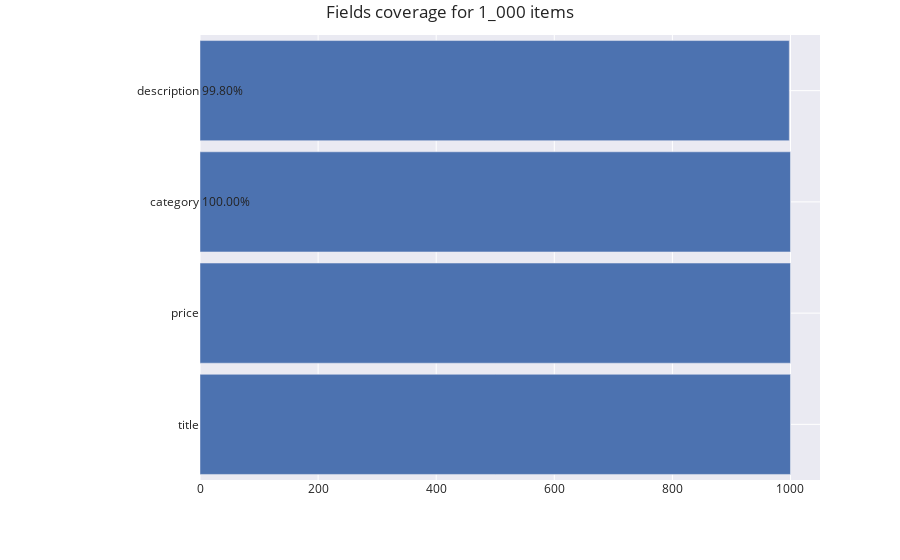
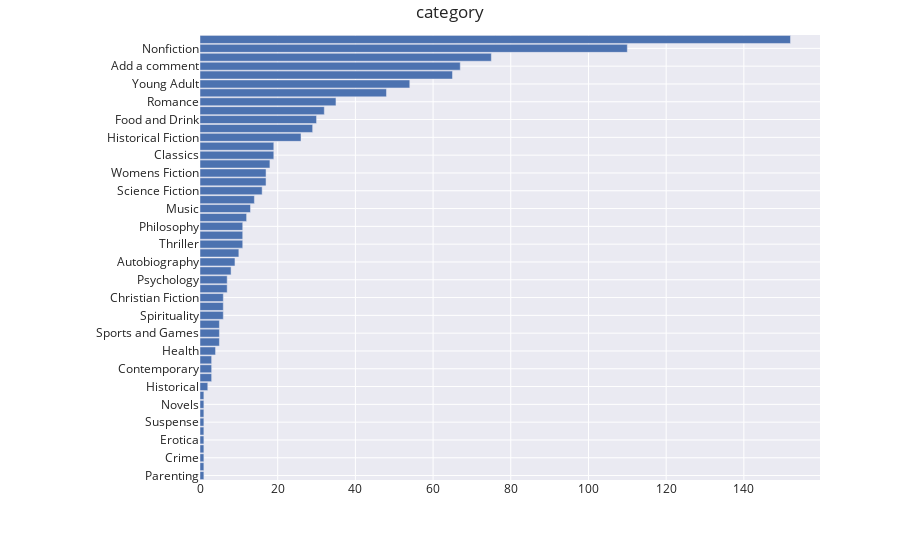

Notebook code for these charts, in order:
### Markdown cell above
We already got something! Let's execute the whole thing again to see how `category` tag works.

### Code cell
a.report_all()

### Figure 1 — Plotly figure (JSON) as saved in the notebook; plotly's stock layout.template omitted (floating-point values rounded to 4 significant figures)
{"data": [{"orientation": "h", "type": "bar", "uid": "8f01e228-1aaa-4215-8da5-b3ee68ac5a80", "x": [1000, 1000, 1000, 998], "y": ["title", "price", "category", "description"]}], "layout": {"annotations": [{"showarrow": false, "text": "99.80%", "x": 0, "xref": "paper", "y": "description", "yref": "y"}, {"showarrow": false, "text": "100.00%", "x": 0, "xref": "paper", "y": "category", "yref": "y"}], "autosize": true, "bargap": 0.1, "hovermode": "y", "margin": {"l": 200, "t": 35}, "title": {"text": "Fields coverage for 1_000 items"}, "xaxis": {"range": [0, 1050], "type": "linear"}, "yaxis": {"autorange": true, "range": [-0.5, 3.5], "type": "category"}}}

### Figure 2 — Plotly figure (JSON) as saved in the notebook; plotly's stock layout.template omitted (floating-point values rounded to 4 significant figures)
{"data": [{"orientation": "h", "type": "bar", "uid": "7bb45666-03f8-4a71-aa3d-1958d3b6f55b", "x": [1, 1, 1, 1, 1, 1, 1, 1, 1, 1, 2, 3, 3, 3, 4, 5, 5, 5, 6, 6, 6, 7, 7, 8, 9, 10, 11, 11, 11, 12, 13, 14, 16, 17, 17, 18, 19, 19, 26, 29, 30, 32, 35, 48, 54, 65, 67, 75, 110, 152], "y": ["Parenting", "Short Stories", "Crime", "Cultural", "Erotica", "Paranormal", "Suspense", "Adult Fiction", "Novels", "Academic", "Historical", "Politics", "Contemporary", "Christian", "Health", "Biography", "Sports and Games", "Self Help", "Spirituality", "New Adult", "Christian Fiction", "Religion", "Psychology", "Art", "Autobiography", "Humor", "Thriller", "Travel", "Philosophy", "Business", "Music", "Science", "Science Fiction", "Horror", "Womens Fiction", "History", "Classics", "Poetry", "Historical Fiction", "Childrens", "Food and Drink", "Mystery", "Romance", "Fantasy", "Young Adult", "Fiction", "Add a comment", "Sequential Art", "Nonfiction", "Default"]}], "layout": {"autosize": true, "bargap": 0.1, "hovermode": "y", "margin": {"l": 200, "t": 35}, "title": {"text": "category"}, "xaxis": {"range": [0, 159.6], "type": "linear"}, "yaxis": {"autorange": true, "range": [-0.5, 49.5], "type": "category"}}}
